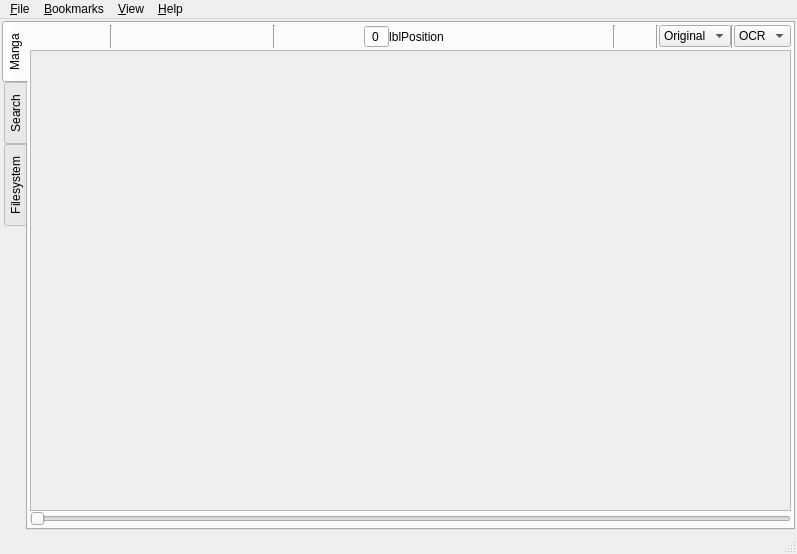
<?xml version="1.0" encoding="UTF-8"?>
<ui version="4.0">
 <class>MainWindow</class>
 <widget class="QMainWindow" name="MainWindow">
  <property name="geometry">
   <rect>
    <x>0</x>
    <y>0</y>
    <width>797</width>
    <height>554</height>
   </rect>
  </property>
  <property name="windowTitle">
   <string>QManga</string>
  </property>
  <widget class="QWidget" name="centralWidget">
   <layout class="QVBoxLayout" name="verticalLayout">
    <property name="spacing">
     <number>2</number>
    </property>
    <property name="leftMargin">
     <number>2</number>
    </property>
    <property name="topMargin">
     <number>2</number>
    </property>
    <property name="rightMargin">
     <number>2</number>
    </property>
    <property name="bottomMargin">
     <number>2</number>
    </property>
    <item>
     <widget class="ZTabWidget" name="tabWidget">
      <property name="tabPosition">
       <enum>QTabWidget::West</enum>
      </property>
      <property name="currentIndex">
       <number>0</number>
      </property>
      <widget class="QWidget" name="tab">
       <attribute name="title">
        <string>Manga</string>
       </attribute>
       <layout class="QVBoxLayout" name="verticalLayout_2">
        <property name="spacing">
         <number>2</number>
        </property>
        <property name="leftMargin">
         <number>2</number>
        </property>
        <property name="topMargin">
         <number>2</number>
        </property>
        <property name="rightMargin">
         <number>2</number>
        </property>
        <property name="bottomMargin">
         <number>2</number>
        </property>
        <item>
         <widget class="QFrame" name="toolbar">
          <property name="frameShape">
           <enum>QFrame::NoFrame</enum>
          </property>
          <property name="frameShadow">
           <enum>QFrame::Plain</enum>
          </property>
          <layout class="QHBoxLayout" name="horizontalLayout">
           <property name="spacing">
            <number>0</number>
           </property>
           <property name="leftMargin">
            <number>0</number>
           </property>
           <property name="topMargin">
            <number>0</number>
           </property>
           <property name="rightMargin">
            <number>0</number>
           </property>
           <property name="bottomMargin">
            <number>0</number>
           </property>
           <item>
            <widget class="QPushButton" name="btnSearchTab">
             <property name="toolTip">
              <string>Search tab (F2)</string>
             </property>
             <property name="icon">
              <iconset resource="qmanga.qrc">
               <normaloff>:/22/book</normaloff>:/22/book</iconset>
             </property>
             <property name="iconSize">
              <size>
               <width>22</width>
               <height>22</height>
              </size>
             </property>
             <property name="shortcut">
              <string>F2</string>
             </property>
             <property name="flat">
              <bool>true</bool>
             </property>
            </widget>
           </item>
           <item>
            <widget class="QPushButton" name="btnOpen">
             <property name="toolTip">
              <string>Open...</string>
             </property>
             <property name="text">
              <string/>
             </property>
             <property name="icon">
              <iconset resource="qmanga.qrc">
               <normaloff>:/22/document-open</normaloff>:/22/document-open</iconset>
             </property>
             <property name="iconSize">
              <size>
               <width>22</width>
               <height>22</height>
              </size>
             </property>
             <property name="flat">
              <bool>true</bool>
             </property>
            </widget>
           </item>
           <item>
            <widget class="Line" name="line_2">
             <property name="orientation">
              <enum>Qt::Vertical</enum>
             </property>
            </widget>
           </item>
           <item>
            <widget class="QPushButton" name="btnNavFirst">
             <property name="toolTip">
              <string>Go first</string>
             </property>
             <property name="text">
              <string/>
             </property>
             <property name="icon">
              <iconset resource="qmanga.qrc">
               <normaloff>:/22/go-first</normaloff>:/22/go-first</iconset>
             </property>
             <property name="iconSize">
              <size>
               <width>22</width>
               <height>22</height>
              </size>
             </property>
             <property name="flat">
              <bool>true</bool>
             </property>
            </widget>
           </item>
           <item>
            <widget class="QPushButton" name="btnNavPrev">
             <property name="toolTip">
              <string>Go previous</string>
             </property>
             <property name="text">
              <string/>
             </property>
             <property name="icon">
              <iconset resource="qmanga.qrc">
               <normaloff>:/22/go-previous</normaloff>:/22/go-previous</iconset>
             </property>
             <property name="iconSize">
              <size>
               <width>22</width>
               <height>22</height>
              </size>
             </property>
             <property name="flat">
              <bool>true</bool>
             </property>
            </widget>
           </item>
           <item>
            <widget class="QPushButton" name="btnNavNext">
             <property name="toolTip">
              <string>Go next</string>
             </property>
             <property name="text">
              <string/>
             </property>
             <property name="icon">
              <iconset resource="qmanga.qrc">
               <normaloff>:/22/go-next</normaloff>:/22/go-next</iconset>
             </property>
             <property name="iconSize">
              <size>
               <width>22</width>
               <height>22</height>
              </size>
             </property>
             <property name="flat">
              <bool>true</bool>
             </property>
            </widget>
           </item>
           <item>
            <widget class="QPushButton" name="btnNavLast">
             <property name="toolTip">
              <string>Go last</string>
             </property>
             <property name="text">
              <string/>
             </property>
             <property name="icon">
              <iconset resource="qmanga.qrc">
               <normaloff>:/22/go-last</normaloff>:/22/go-last</iconset>
             </property>
             <property name="iconSize">
              <size>
               <width>22</width>
               <height>22</height>
              </size>
             </property>
             <property name="flat">
              <bool>true</bool>
             </property>
            </widget>
           </item>
           <item>
            <widget class="Line" name="line_4">
             <property name="orientation">
              <enum>Qt::Vertical</enum>
             </property>
            </widget>
           </item>
           <item>
            <widget class="QPushButton" name="btnRotateCCW">
             <property name="toolTip">
              <string>Rotate left</string>
             </property>
             <property name="text">
              <string/>
             </property>
             <property name="icon">
              <iconset resource="qmanga.qrc">
               <normaloff>:/22/object-rotate-left</normaloff>:/22/object-rotate-left</iconset>
             </property>
             <property name="iconSize">
              <size>
               <width>22</width>
               <height>22</height>
              </size>
             </property>
             <property name="flat">
              <bool>true</bool>
             </property>
            </widget>
           </item>
           <item>
            <widget class="QPushButton" name="btnRotateCW">
             <property name="toolTip">
              <string>Rotate right</string>
             </property>
             <property name="text">
              <string/>
             </property>
             <property name="icon">
              <iconset resource="qmanga.qrc">
               <normaloff>:/22/object-rotate-right</normaloff>:/22/object-rotate-right</iconset>
             </property>
             <property name="iconSize">
              <size>
               <width>22</width>
               <height>22</height>
              </size>
             </property>
             <property name="flat">
              <bool>true</bool>
             </property>
            </widget>
           </item>
           <item>
            <spacer name="horizontalSpacer">
             <property name="orientation">
              <enum>Qt::Horizontal</enum>
             </property>
             <property name="sizeHint" stdset="0">
              <size>
               <width>40</width>
               <height>20</height>
              </size>
             </property>
            </spacer>
           </item>
           <item>
            <widget class="QFrame" name="frame">
             <layout class="QHBoxLayout" name="horizontalLayout_2">
              <property name="spacing">
               <number>0</number>
              </property>
              <property name="leftMargin">
               <number>0</number>
              </property>
              <property name="topMargin">
               <number>0</number>
              </property>
              <property name="rightMargin">
               <number>0</number>
              </property>
              <property name="bottomMargin">
               <number>0</number>
              </property>
              <item>
               <widget class="QSpinBox" name="spinPosition">
                <property name="alignment">
                 <set>Qt::AlignCenter</set>
                </property>
                <property name="buttonSymbols">
                 <enum>QAbstractSpinBox::NoButtons</enum>
                </property>
               </widget>
              </item>
              <item>
               <widget class="QLabel" name="lblPosition">
                <property name="text">
                 <string>lblPosition</string>
                </property>
                <property name="alignment">
                 <set>Qt::AlignCenter</set>
                </property>
               </widget>
              </item>
             </layout>
            </widget>
           </item>
           <item>
            <spacer name="horizontalSpacer_2">
             <property name="orientation">
              <enum>Qt::Horizontal</enum>
             </property>
             <property name="sizeHint" stdset="0">
              <size>
               <width>40</width>
               <height>20</height>
              </size>
             </property>
            </spacer>
           </item>
           <item>
            <widget class="QPushButton" name="btnZoomFit">
             <property name="toolTip">
              <string>Zoom fit</string>
             </property>
             <property name="text">
              <string/>
             </property>
             <property name="icon">
              <iconset resource="qmanga.qrc">
               <normaloff>:/22/zoom-fit-best</normaloff>:/22/zoom-fit-best</iconset>
             </property>
             <property name="iconSize">
              <size>
               <width>22</width>
               <height>22</height>
              </size>
             </property>
             <property name="checkable">
              <bool>true</bool>
             </property>
             <property name="flat">
              <bool>true</bool>
             </property>
            </widget>
           </item>
           <item>
            <widget class="QPushButton" name="btnZoomWidth">
             <property name="toolTip">
              <string>Zoom width</string>
             </property>
             <property name="text">
              <string/>
             </property>
             <property name="icon">
              <iconset resource="qmanga.qrc">
               <normaloff>:/22/zoom-fit-width</normaloff>:/22/zoom-fit-width</iconset>
             </property>
             <property name="iconSize">
              <size>
               <width>22</width>
               <height>22</height>
              </size>
             </property>
             <property name="checkable">
              <bool>true</bool>
             </property>
             <property name="flat">
              <bool>true</bool>
             </property>
            </widget>
           </item>
           <item>
            <widget class="QPushButton" name="btnZoomHeight">
             <property name="toolTip">
              <string>Zoom height</string>
             </property>
             <property name="text">
              <string/>
             </property>
             <property name="icon">
              <iconset resource="qmanga.qrc">
               <normaloff>:/22/zoom-fit-height</normaloff>:/22/zoom-fit-height</iconset>
             </property>
             <property name="iconSize">
              <size>
               <width>22</width>
               <height>22</height>
              </size>
             </property>
             <property name="checkable">
              <bool>true</bool>
             </property>
             <property name="flat">
              <bool>true</bool>
             </property>
            </widget>
           </item>
           <item>
            <widget class="QPushButton" name="btnZoomOriginal">
             <property name="toolTip">
              <string>Zoom 100%</string>
             </property>
             <property name="text">
              <string/>
             </property>
             <property name="icon">
              <iconset resource="qmanga.qrc">
               <normaloff>:/22/zoom-original</normaloff>:/22/zoom-original</iconset>
             </property>
             <property name="iconSize">
              <size>
               <width>22</width>
               <height>22</height>
              </size>
             </property>
             <property name="checkable">
              <bool>true</bool>
             </property>
             <property name="flat">
              <bool>true</bool>
             </property>
            </widget>
           </item>
           <item>
            <widget class="Line" name="line">
             <property name="orientation">
              <enum>Qt::Vertical</enum>
             </property>
            </widget>
           </item>
           <item>
            <widget class="QPushButton" name="btnZoomDynamic">
             <property name="toolTip">
              <string>Dynamic zoom</string>
             </property>
             <property name="text">
              <string/>
             </property>
             <property name="icon">
              <iconset resource="qmanga.qrc">
               <normaloff>:/22/zoom-draw</normaloff>:/22/zoom-draw</iconset>
             </property>
             <property name="iconSize">
              <size>
               <width>22</width>
               <height>22</height>
              </size>
             </property>
             <property name="checkable">
              <bool>true</bool>
             </property>
             <property name="checked">
              <bool>false</bool>
             </property>
             <property name="flat">
              <bool>true</bool>
             </property>
            </widget>
           </item>
           <item>
            <widget class="Line" name="line_3">
             <property name="orientation">
              <enum>Qt::Vertical</enum>
             </property>
            </widget>
           </item>
           <item>
            <widget class="QComboBox" name="comboZoom">
             <property name="currentIndex">
              <number>14</number>
             </property>
             <item>
              <property name="text">
               <string>5%</string>
              </property>
             </item>
             <item>
              <property name="text">
               <string>10%</string>
              </property>
             </item>
             <item>
              <property name="text">
               <string>15%</string>
              </property>
             </item>
             <item>
              <property name="text">
               <string>25%</string>
              </property>
             </item>
             <item>
              <property name="text">
               <string>30%</string>
              </property>
             </item>
             <item>
              <property name="text">
               <string>40%</string>
              </property>
             </item>
             <item>
              <property name="text">
               <string>45%</string>
              </property>
             </item>
             <item>
              <property name="text">
               <string>50%</string>
              </property>
             </item>
             <item>
              <property name="text">
               <string>55%</string>
              </property>
             </item>
             <item>
              <property name="text">
               <string>60%</string>
              </property>
             </item>
             <item>
              <property name="text">
               <string>75%</string>
              </property>
             </item>
             <item>
              <property name="text">
               <string>85%</string>
              </property>
             </item>
             <item>
              <property name="text">
               <string>90%</string>
              </property>
             </item>
             <item>
              <property name="text">
               <string>95%</string>
              </property>
             </item>
             <item>
              <property name="text">
               <string>Original</string>
              </property>
             </item>
             <item>
              <property name="text">
               <string>110%</string>
              </property>
             </item>
             <item>
              <property name="text">
               <string>125%</string>
              </property>
             </item>
             <item>
              <property name="text">
               <string>150%</string>
              </property>
             </item>
             <item>
              <property name="text">
               <string>175%</string>
              </property>
             </item>
             <item>
              <property name="text">
               <string>200%</string>
              </property>
             </item>
             <item>
              <property name="text">
               <string>250%</string>
              </property>
             </item>
             <item>
              <property name="text">
               <string>300%</string>
              </property>
             </item>
             <item>
              <property name="text">
               <string>400%</string>
              </property>
             </item>
             <item>
              <property name="text">
               <string>500%</string>
              </property>
             </item>
             <item>
              <property name="text">
               <string>750%</string>
              </property>
             </item>
             <item>
              <property name="text">
               <string>1000%</string>
              </property>
             </item>
            </widget>
           </item>
           <item>
            <widget class="Line" name="line_5">
             <property name="orientation">
              <enum>Qt::Vertical</enum>
             </property>
            </widget>
           </item>
           <item>
            <widget class="QComboBox" name="comboMouseMode">
             <item>
              <property name="text">
               <string>OCR</string>
              </property>
             </item>
             <item>
              <property name="text">
               <string>Pan</string>
              </property>
             </item>
             <item>
              <property name="text">
               <string>Crop</string>
              </property>
             </item>
            </widget>
           </item>
          </layout>
         </widget>
        </item>
        <item>
         <widget class="QWidget" name="viewerWidget" native="true">
          <layout class="QVBoxLayout" name="verticalLayout_5">
           <property name="spacing">
            <number>0</number>
           </property>
           <property name="leftMargin">
            <number>0</number>
           </property>
           <property name="topMargin">
            <number>0</number>
           </property>
           <property name="rightMargin">
            <number>0</number>
           </property>
           <property name="bottomMargin">
            <number>0</number>
           </property>
           <item>
            <widget class="ZScrollArea" name="scrollArea">
             <property name="widgetResizable">
              <bool>true</bool>
             </property>
             <property name="alignment">
              <set>Qt::AlignCenter</set>
             </property>
             <widget class="ZMangaView" name="mangaView">
              <property name="geometry">
               <rect>
                <x>0</x>
                <y>0</y>
                <width>756</width>
                <height>451</height>
               </rect>
              </property>
              <property name="focusPolicy">
               <enum>Qt::StrongFocus</enum>
              </property>
              <layout class="QVBoxLayout" name="verticalLayout_6"/>
             </widget>
            </widget>
           </item>
           <item>
            <widget class="QFrame" name="fastScrollPanel">
             <layout class="QHBoxLayout" name="horizontalLayout_5">
              <property name="spacing">
               <number>0</number>
              </property>
              <property name="leftMargin">
               <number>0</number>
              </property>
              <property name="topMargin">
               <number>0</number>
              </property>
              <property name="rightMargin">
               <number>0</number>
              </property>
              <property name="bottomMargin">
               <number>0</number>
              </property>
              <item>
               <widget class="QSlider" name="fastScrollSlider">
                <property name="focusPolicy">
                 <enum>Qt::NoFocus</enum>
                </property>
                <property name="orientation">
                 <enum>Qt::Horizontal</enum>
                </property>
               </widget>
              </item>
             </layout>
            </widget>
           </item>
          </layout>
         </widget>
        </item>
       </layout>
      </widget>
      <widget class="QWidget" name="tab_2">
       <attribute name="title">
        <string>Search</string>
       </attribute>
       <layout class="QVBoxLayout" name="verticalLayout_4" stretch="0">
        <property name="spacing">
         <number>2</number>
        </property>
        <property name="leftMargin">
         <number>2</number>
        </property>
        <property name="topMargin">
         <number>2</number>
        </property>
        <property name="rightMargin">
         <number>2</number>
        </property>
        <property name="bottomMargin">
         <number>2</number>
        </property>
        <item>
         <widget class="ZSearchTab" name="searchTab" native="true"/>
        </item>
       </layout>
      </widget>
      <widget class="QWidget" name="tab_3">
       <attribute name="title">
        <string>Filesystem</string>
       </attribute>
       <layout class="QVBoxLayout" name="verticalLayout_3">
        <item>
         <widget class="QLabel" name="label">
          <property name="text">
           <string>&amp;Recently added files</string>
          </property>
          <property name="buddy">
           <cstring>fsResults</cstring>
          </property>
         </widget>
        </item>
        <item>
         <widget class="QTableWidget" name="fsResults">
          <property name="selectionBehavior">
           <enum>QAbstractItemView::SelectRows</enum>
          </property>
          <property name="gridStyle">
           <enum>Qt::DotLine</enum>
          </property>
          <property name="wordWrap">
           <bool>false</bool>
          </property>
          <property name="cornerButtonEnabled">
           <bool>false</bool>
          </property>
          <attribute name="horizontalHeaderStretchLastSection">
           <bool>true</bool>
          </attribute>
         </widget>
        </item>
        <item>
         <layout class="QHBoxLayout" name="horizontalLayout_3">
          <item>
           <widget class="QPushButton" name="btnFSAdd">
            <property name="text">
             <string>Add to database</string>
            </property>
           </widget>
          </item>
          <item>
           <spacer name="horizontalSpacer_3">
            <property name="orientation">
             <enum>Qt::Horizontal</enum>
            </property>
            <property name="sizeHint" stdset="0">
             <size>
              <width>40</width>
              <height>20</height>
             </size>
            </property>
           </spacer>
          </item>
          <item>
           <widget class="QPushButton" name="btnFSCheck">
            <property name="text">
             <string>Check for available files</string>
            </property>
           </widget>
          </item>
          <item>
           <spacer name="horizontalSpacer_5">
            <property name="orientation">
             <enum>Qt::Horizontal</enum>
            </property>
            <property name="sizeHint" stdset="0">
             <size>
              <width>40</width>
              <height>20</height>
             </size>
            </property>
           </spacer>
          </item>
          <item>
           <widget class="QPushButton" name="btnFSFind">
            <property name="text">
             <string>Find new files</string>
            </property>
           </widget>
          </item>
          <item>
           <spacer name="horizontalSpacer_4">
            <property name="orientation">
             <enum>Qt::Horizontal</enum>
            </property>
            <property name="sizeHint" stdset="0">
             <size>
              <width>40</width>
              <height>20</height>
             </size>
            </property>
           </spacer>
          </item>
          <item>
           <widget class="QPushButton" name="btnFSDelete">
            <property name="text">
             <string>Delete</string>
            </property>
           </widget>
          </item>
         </layout>
        </item>
       </layout>
      </widget>
     </widget>
    </item>
   </layout>
  </widget>
  <widget class="QMenuBar" name="menuBar">
   <property name="geometry">
    <rect>
     <x>0</x>
     <y>0</y>
     <width>797</width>
     <height>22</height>
    </rect>
   </property>
   <widget class="QMenu" name="menuFile">
    <property name="title">
     <string>&amp;File</string>
    </property>
    <addaction name="actionOpen"/>
    <addaction name="actionOpenClipboard"/>
    <addaction name="actionClose"/>
    <addaction name="separator"/>
    <addaction name="actionSettings"/>
    <addaction name="actionSaveSettings"/>
    <addaction name="separator"/>
    <addaction name="actionExit"/>
   </widget>
   <widget class="QMenu" name="menuBookmarks">
    <property name="title">
     <string>&amp;Bookmarks</string>
    </property>
    <addaction name="actionAddBookmark"/>
    <addaction name="separator"/>
   </widget>
   <widget class="QMenu" name="menuHelp">
    <property name="title">
     <string>&amp;Help</string>
    </property>
    <addaction name="actionAbout"/>
   </widget>
   <widget class="QMenu" name="menuView">
    <property name="title">
     <string>&amp;View</string>
    </property>
    <addaction name="actionFullscreen"/>
    <addaction name="separator"/>
    <addaction name="actionMinimize"/>
    <addaction name="separator"/>
    <addaction name="actionShowOCR"/>
   </widget>
   <addaction name="menuFile"/>
   <addaction name="menuBookmarks"/>
   <addaction name="menuView"/>
   <addaction name="menuHelp"/>
  </widget>
  <widget class="QStatusBar" name="statusBar"/>
  <action name="actionOpen">
   <property name="icon">
    <iconset resource="qmanga.qrc">
     <normaloff>:/16/document-open</normaloff>:/16/document-open</iconset>
   </property>
   <property name="text">
    <string>&amp;Open...</string>
   </property>
   <property name="statusTip">
    <string>Open manga in ZIP/RAR/PDF file or single image file</string>
   </property>
   <property name="shortcut">
    <string>Ctrl+O</string>
   </property>
  </action>
  <action name="actionExit">
   <property name="icon">
    <iconset resource="qmanga.qrc">
     <normaloff>:/16/application-exit</normaloff>:/16/application-exit</iconset>
   </property>
   <property name="text">
    <string>&amp;Exit</string>
   </property>
   <property name="statusTip">
    <string>Close program</string>
   </property>
   <property name="shortcut">
    <string>Ctrl+Q</string>
   </property>
  </action>
  <action name="actionClose">
   <property name="icon">
    <iconset resource="qmanga.qrc">
     <normaloff>:/16/document-close</normaloff>:/16/document-close</iconset>
   </property>
   <property name="text">
    <string>&amp;Close</string>
   </property>
   <property name="statusTip">
    <string>Close currently opened manga</string>
   </property>
   <property name="shortcut">
    <string>Ctrl+W</string>
   </property>
  </action>
  <action name="actionSettings">
   <property name="icon">
    <iconset resource="qmanga.qrc">
     <normaloff>:/16/configure</normaloff>:/16/configure</iconset>
   </property>
   <property name="text">
    <string>&amp;Settings...</string>
   </property>
   <property name="statusTip">
    <string>Adjust settings and parameters, edit bookmarks</string>
   </property>
  </action>
  <action name="actionAddBookmark">
   <property name="text">
    <string>&amp;Add bookmark...</string>
   </property>
   <property name="statusTip">
    <string>Add current manga and current page to bookmarks list</string>
   </property>
   <property name="shortcut">
    <string>Ctrl+D</string>
   </property>
  </action>
  <action name="actionAbout">
   <property name="text">
    <string>&amp;About...</string>
   </property>
   <property name="statusTip">
    <string>Info about program version</string>
   </property>
  </action>
  <action name="actionFullscreen">
   <property name="checkable">
    <bool>true</bool>
   </property>
   <property name="icon">
    <iconset resource="qmanga.qrc">
     <normaloff>:/16/view-fullscreen</normaloff>:/16/view-fullscreen</iconset>
   </property>
   <property name="text">
    <string>&amp;Fullscreen</string>
   </property>
   <property name="statusTip">
    <string>Maximize manga viewer to entire screen (also, double-click on free area inside window)</string>
   </property>
   <property name="shortcut">
    <string>F9</string>
   </property>
  </action>
  <action name="actionMinimize">
   <property name="icon">
    <iconset resource="qmanga.qrc">
     <normaloff>:/16/go-down</normaloff>:/16/go-down</iconset>
   </property>
   <property name="text">
    <string>&amp;Minimize</string>
   </property>
   <property name="statusTip">
    <string>Minimize window (also, press middle mouse button on empty area inside window)</string>
   </property>
   <property name="shortcut">
    <string>F4</string>
   </property>
   <property name="shortcutContext">
    <enum>Qt::ApplicationShortcut</enum>
   </property>
  </action>
  <action name="actionSaveSettings">
   <property name="text">
    <string>S&amp;ave settings</string>
   </property>
   <property name="statusTip">
    <string>Save settings and parameters to configuration file</string>
   </property>
   <property name="shortcut">
    <string>Ctrl+S</string>
   </property>
  </action>
  <action name="actionOpenClipboard">
   <property name="icon">
    <iconset resource="qmanga.qrc">
     <normaloff>:/16/edit-paste</normaloff>:/16/edit-paste</iconset>
   </property>
   <property name="text">
    <string>Open &amp;from clipboard</string>
   </property>
   <property name="statusTip">
    <string>Open single image from clipboard</string>
   </property>
  </action>
  <action name="actionShowOCR">
   <property name="text">
    <string>&amp;Show OCR window</string>
   </property>
  </action>
 </widget>
 <layoutdefault spacing="6" margin="11"/>
 <customwidgets>
  <customwidget>
   <class>ZMangaView</class>
   <extends>QWidget</extends>
   <header>zmangaview.h</header>
   <container>1</container>
  </customwidget>
  <customwidget>
   <class>ZScrollArea</class>
   <extends>QScrollArea</extends>
   <header>zscrollarea.h</header>
   <container>1</container>
  </customwidget>
  <customwidget>
   <class>ZTabWidget</class>
   <extends>QTabWidget</extends>
   <header>zscrollarea.h</header>
   <container>1</container>
  </customwidget>
  <customwidget>
   <class>ZSearchTab</class>
   <extends>QWidget</extends>
   <header>zsearchtab.h</header>
   <container>1</container>
  </customwidget>
 </customwidgets>
 <tabstops>
  <tabstop>tabWidget</tabstop>
  <tabstop>btnSearchTab</tabstop>
  <tabstop>btnOpen</tabstop>
  <tabstop>btnNavFirst</tabstop>
  <tabstop>btnNavPrev</tabstop>
  <tabstop>btnNavNext</tabstop>
  <tabstop>btnNavLast</tabstop>
  <tabstop>btnRotateCCW</tabstop>
  <tabstop>btnRotateCW</tabstop>
  <tabstop>spinPosition</tabstop>
  <tabstop>btnZoomFit</tabstop>
  <tabstop>btnZoomWidth</tabstop>
  <tabstop>btnZoomHeight</tabstop>
  <tabstop>btnZoomOriginal</tabstop>
  <tabstop>btnZoomDynamic</tabstop>
  <tabstop>comboZoom</tabstop>
  <tabstop>comboMouseMode</tabstop>
  <tabstop>scrollArea</tabstop>
  <tabstop>fsResults</tabstop>
  <tabstop>btnFSAdd</tabstop>
  <tabstop>btnFSCheck</tabstop>
  <tabstop>btnFSFind</tabstop>
  <tabstop>btnFSDelete</tabstop>
 </tabstops>
 <resources>
  <include location="qmanga.qrc"/>
 </resources>
 <connections/>
</ui>
